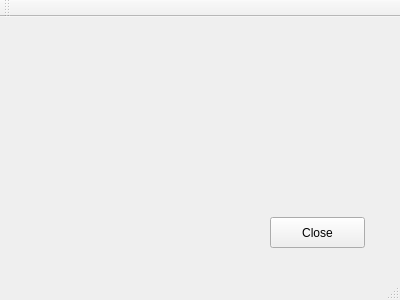
<?xml version="1.0" encoding="UTF-8"?>
<ui version="4.0">
 <class>MainWindow</class>
 <widget class="QMainWindow" name="MainWindow">
  <property name="geometry">
   <rect>
    <x>0</x>
    <y>0</y>
    <width>400</width>
    <height>300</height>
   </rect>
  </property>
  <property name="windowTitle">
   <string>MainWindow</string>
  </property>
  <widget class="QWidget" name="centralWidget">
   <widget class="QPushButton" name="pushButton">
    <property name="geometry">
     <rect>
      <x>270</x>
      <y>200</y>
      <width>95</width>
      <height>31</height>
     </rect>
    </property>
    <property name="text">
     <string>Close</string>
    </property>
   </widget>
  </widget>
  <widget class="QMenuBar" name="menuBar">
   <property name="geometry">
    <rect>
     <x>0</x>
     <y>0</y>
     <width>400</width>
     <height>27</height>
    </rect>
   </property>
  </widget>
  <widget class="QToolBar" name="mainToolBar">
   <attribute name="toolBarArea">
    <enum>TopToolBarArea</enum>
   </attribute>
   <attribute name="toolBarBreak">
    <bool>false</bool>
   </attribute>
  </widget>
  <widget class="QStatusBar" name="statusBar"/>
 </widget>
 <layoutdefault spacing="6" margin="11"/>
 <resources/>
 <connections>
  <connection>
   <sender>pushButton</sender>
   <signal>clicked()</signal>
   <receiver>MainWindow</receiver>
   <slot>close()</slot>
   <hints>
    <hint type="sourcelabel">
     <x>341</x>
     <y>242</y>
    </hint>
    <hint type="destinationlabel">
     <x>112</x>
     <y>197</y>
    </hint>
   </hints>
  </connection>
 </connections>
</ui>
